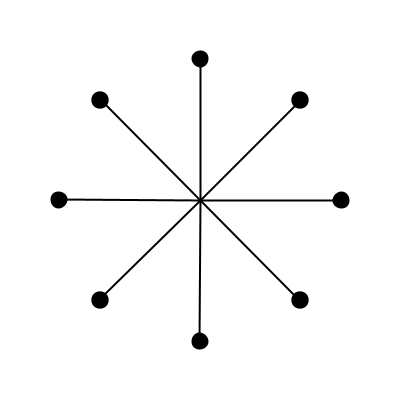
Frame 1 (no input)
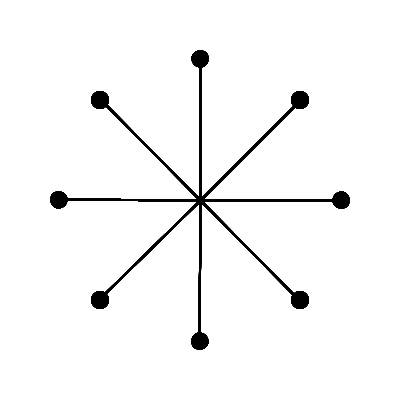
Frame 60 (the mouse pressed at the canvas centre just before this capture)
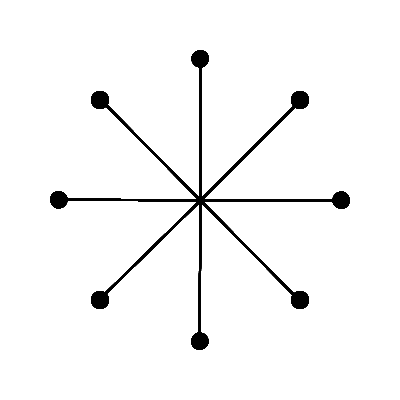
Frame 120 (the mouse held since frame 60 and released just before this capture)

The Processing sketch that drew these frames (run headless with seeded random() and noise(); from frame 60 on, the mouse is pressed at the canvas centre):

// Processing sketch: circular_mslider_01
// ── circular_mslider_01.pde
int sliders = 8; // number of sliders 
float angle; // angle between sliders
float[] slider = new float[sliders]; 
int handlesize = 15; 

void setup() 
{
  //appearence
  size(400, 400); 
  background(255); //white
  //smooth(); 
  strokeWeight(2); 
  fill(0); //black 
  
  // other variables 
  angle = TWO_PI / sliders; // calc angle between sliders
}

void draw() 
{
  drawSliders(); //draw sliders
  drawHandles(); //draw handles
}

void drawSliders() 
{ 
  for (int i = 0; i<sliders; i++)
  {
    pushMatrix(); 
    translate(width/2, height/2);
    rotate(i*angle); 
    line(0, 0, 0, -height/2*sin(angle)); 
    popMatrix(); 
  }
}

void drawHandles() 
{
  for (int i = 0; i<sliders; i++)
  {
    pushMatrix(); 
    translate(width/2, height/2);
    rotate(i*angle); 
    ellipse(0, -height/2*sin(angle), handlesize, handlesize); 
    popMatrix(); 
  }
}
